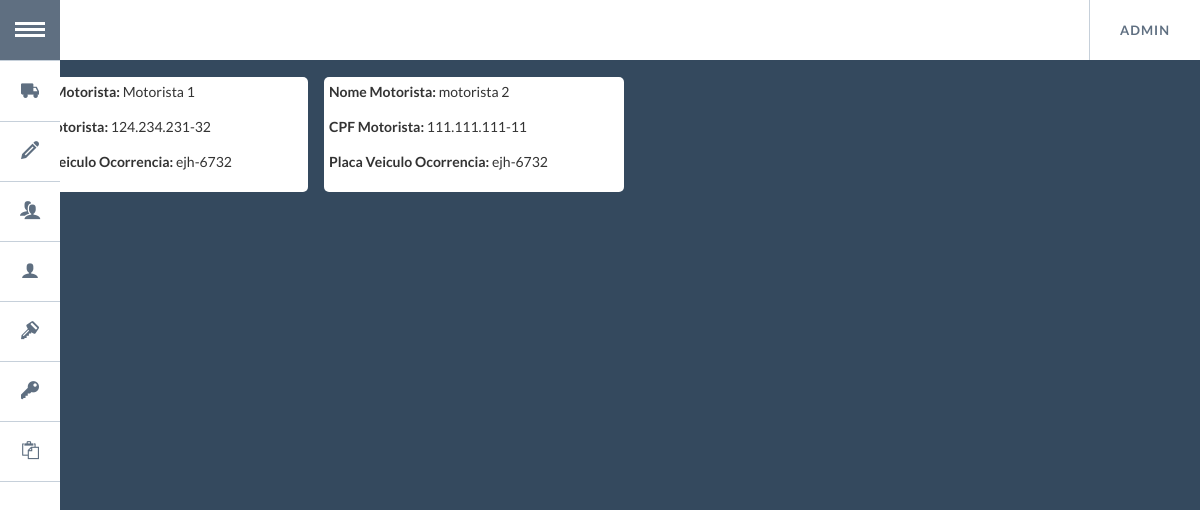
Screenshot of /lista_motorista/ (signed in) with the database file from the repository.
### app/models.py (models this page shows, shortened)
class Motorista(models.Model):
    cd_motorista = models.AutoField(
        primary_key=True
    )
    nome_motorista = models.CharField(
        max_length=50
    )
    cpf_motorista = models.CharField(
        max_length=14
    )
    placa_veiculo = models.ForeignKey(
        Veiculo,
        null=False,
        blank=False
    )
    class Meta:
        verbose_name = 'Motorista'
        verbose_name_plural = 'Motoristas'

class Veiculo(models.Model):
    placa_veiculo = models.CharField(
        max_length=8,
        primary_key=True
    )
    cor_veiculo = models.CharField(
        max_length=10
    )
    modelo_veiculo = models.CharField(
        max_length=50
    )
    marca_veiculo = models.CharField(
        max_length=64,
        choices=(
            ('Mercedes-Benz','Mercedes-Benz'),
            ('MAN (VW)','MAN (VW)'),
            ('Ford Caminhoes','Ford Caminhoes'),
            ('Volvo','Volvo')
        )
    )
    ano_veiculo = models.CharField(
        max_length=4,
        choices= (
            ('2007','2007'),
            ('2008','2008'),
            ('2009','2009'),
            ('2010','2010'),
            ('2011','2011'),
            ('2012','2012'),
            ('2013','2013'),
            ('2014','2014'),
            ('2015','2015'),
            ('2016','2016'),
            ('2017','2017'),
            ('2018','2018')
        )
    )
    def __unicode__(self):
        return self.placa_veiculo or ''
    class Meta:
        verbose_name = 'Veiculo'
        verbose_name_plural = 'Veiculos'

### app/views.py (the view)
# urls.py: url(r'^lista_motorista/$', app.views.lista_motorista, name='lista_motorista'),
def lista_motorista(request):
    if request.user.is_authenticated():
        motorista = Motorista.objects.all()
        return render(request, 'index_motorista.html', {'motorista' : motorista})
    else:
        return HttpResponseRedirect('/login/?next=%s' % request.path)

### app/templates/index_motorista.html
{% extends "base.html" %}
{% block content %}
<div class="container-full" style="padding:0px">
{% for motorista in motorista %}
    <div class="container-card">
      <div class="description-card">
        <p><label>Nome Motorista:</label> {{ motorista.nome_motorista }}</p>
        <p><label>CPF Motorista: </label> {{ motorista.cpf_motorista }}</p>
        <p><label>Placa Veiculo Ocorrencia: </label> {{ motorista.placa_veiculo }}</p>
      </div>
    </div>
{% endfor %}
</div>
{% endblock %}

### app/templates/base.html (shortened to what this page needs)
<!DOCTYPE html>
<html>
<head>
{% block header %}
  <link rel="stylesheet" type="text/css" href="/static/css/bootstrap.min.css" />
  <link rel="stylesheet" type="text/css" href="/static/css/normalize.min.css" />
  <link rel="stylesheet" type="text/css" href="/static/css/popup.min.css" />
  <link rel="stylesheet" type="text/css" href="/static/css/demo.min.css" />
  <link rel="stylesheet" type="text/css" href="/static/css/component.min.css" />
</head>
{% endblock %}
<body>
  {%block menu%}
  <div class="container">
    <ul id="gn-menu" class="gn-menu-main">
      <li class="gn-trigger">
        <a class="gn-icon gn-icon-menu"><span class="">Menu</span></a>
        <nav class="gn-menu-wrapper">
          <div class="gn-scroller">
            <ul class="gn-menu">
              <li><a class="gn-icon gn-icon-viagem" href="/lista_viagem">Listar Viagens</a></li>
              <li><a class="gn-icon gn-nova-viagem" href="/viagem/add_viagem">Cadastrar Viagem</a></li>
              <li><a class="gn-icon gn-icon-motoristas" href="/lista_motorista">Listar Motoristas</a></li>
              <li><a class="gn-icon gn-icon-motorista" href="/motorista/add_motorista">Cadastrar Motorista</a></li>
              <li><a class="gn-icon gn-icon-veiculos" href="/lista_veiculo">Listar Veiculos</a></li>
              <li><a class="gn-icon gn-icon-veiculo" href="/veiculo/add_veiculo">Cadastrar Veiculo</a></li>
              <li><a class="gn-icon gn-icon-ocorrencias" href="/lista_ocorrencia">Listar Ocorrências</a></li>
            </ul>
          </div>
        </nav>
      </li>
        {% if user.is_authenticated %}
      <li class="gn-trigger-right">
        <a class="gn-icon-menu-right"><span>{{ user.username }}</span></a>
        {% else %}
        <li>
        <a class="" href="/login"><span class="gn-icon gn-icon-login">Realizar Login</span></a>
        </nav>
        {% endif %}
      </li>
    </ul>
  </div>
{% endblock %}
{% block content %}{% endblock %}
</body>
</html>

### rows the page displays
Motorista: nome_motorista "Motorista 1", cpf_motorista "124.234.231-32", placa_veiculo "ejh-6732"
Motorista: nome_motorista "motorista 2", cpf_motorista "111.111.111-11", placa_veiculo "ejh-6732"

### other values shown
{{ user.username }} "ADMIN"
